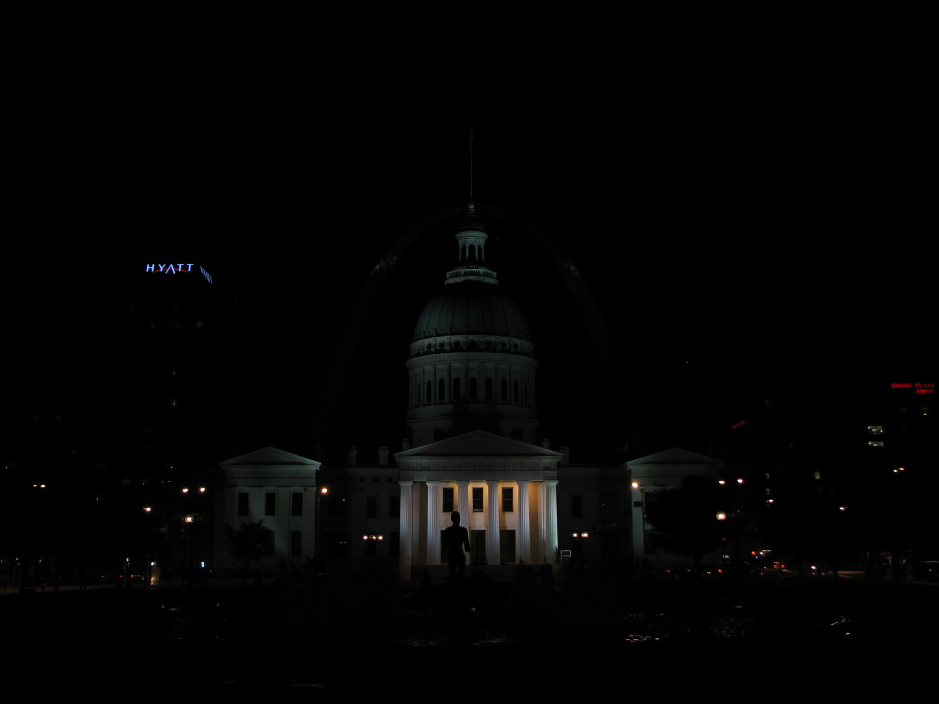
#> input picture Lesson 10/img_0.033.jpg, 2816 x 2112 px (shown at 1/3 size)
$ jupyter execute 10_HDR_Imaging.ipynb   (shell and % lines are left out)
#> lines starting #> are read from the running program, lines starting #| are printed output that depends on the picture
[cell 1]
# Import Libraries
import os
import cv2
import numpy as np
import matplotlib.pyplot as plt

from zipfile import ZipFile
from urllib.request import urlretrieve

[cell 2]
def download_and_unzip(url, save_path):
    print(f"Downloading and extracting assests....", end="")

    # Downloading zip file using urllib package.
    urlretrieve(url, save_path)
#> (this line was passed over: the network is not available in this run)

    try:
        # Extracting zip file using the zipfile package.
        with ZipFile(save_path) as z:
            # Extract ZIP file contents in the same directory.
            z.extractall(os.path.split(save_path)[0])

        print("Done")

    except Exception as e:
        print("\nInvalid file.", e)

[cell 3]
URL = r"https://www.dropbox.com/s/qa1hsyxt66pvj02/opencv_bootcamp_assets_NB10.zip?dl=1"

asset_zip_path = os.path.join(os.getcwd(), "opencv_bootcamp_assets_NB10.zip")

# Download if assest ZIP does not exists.
if not os.path.exists(asset_zip_path):
    download_and_unzip(URL, asset_zip_path)

### Step 1: Read Images

[cell 4]
def readImagesAndTimes():
    # list of file names
    filenames = ['img_0.033.jpg', 'img_0.25.jpg', 'img_2.5.jpg', 'img_15.jpg']

    # list of exposure times
    times = np.array([1/30.0, 0.25, 2.5, 25.0], dtype=np.float32)

    # read images
    images = []
    for filename in filenames:
        im = cv2.imread(filename)
#> im is the input picture: shape (2112, 2816, 3); mean B, G, R 3.4, 3.7, 3.7
        im = cv2.cvtColor(im, cv2.COLOR_BGR2RGB)
        images.append(im)

    return images, times

### Step 2: Align Images

[cell 5]
# Read images and exposure times
images, times = readImagesAndTimes()

# Align Images
alignMTB = cv2.createAlignMTB()
alignMTB.process(images, images)

### Step 3: Estimate Camera Response Function

[cell 6]
# find camera response function (CRF)
calibrateDebevec = cv2.createCalibrateDebevec()
responseDebevec = calibrateDebevec.process(images, times)

# plot CRF
x = np.arange(256, dtype=np.uint8)
y = np.squeeze(responseDebevec)

ax = plt.figure(figsize=(30,10))
plt.title('Debevec Inverse Camera Response Function', fontsize=24)
plt.xlabel('Measured Pixel Value', fontsize=22)
plt.ylabel('Calibrated Intensity', fontsize=22)
plt.xlim([0, 260])
plt.grid()
plt.plot(x, y[:,0],'r', x, y[:,1],'g', x, y[:,2],'b')
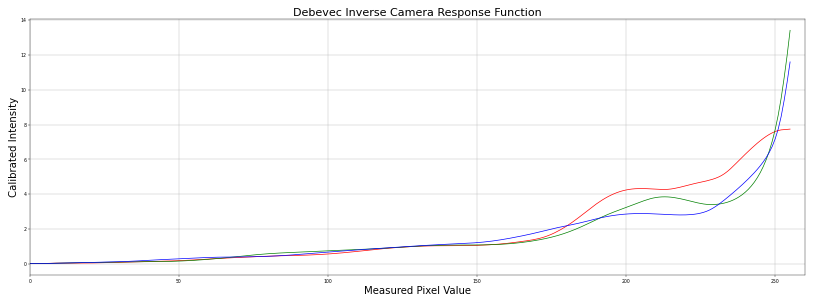
#> figure drawn by matplotlib, 1 panel; curve peaks at x = 255, y = 7.74; curve peaks at x = 255, y = 13.41; curve peaks at x = 255, y = 11.6

### Step 4: Merge Exposure into an HDR Image

[cell 7]
# merge images into HDR linear image
mergeDebevec = cv2.createMergeDebevec()
hdrDebevec = mergeDebevec.process(images, times, responseDebevec)
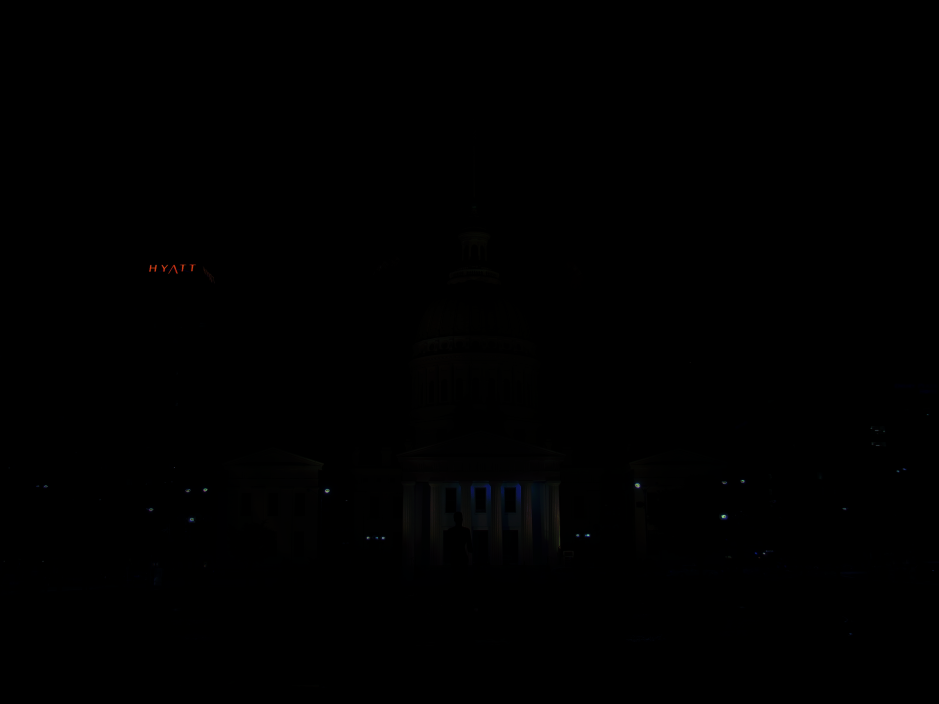
#> hdrDebevec: shape (2112, 2816, 3) float32 (shown at 1/3 size); mean of channels 0, 1, 2 0.7, 0.6, 0.6; drawn with min black and max white

### Step 5: ToneMapping

[cell 8]
# tonemap using Drago's method to obtain 24-bit color image
tonemapDrago = cv2.createTonemapDrago(1.0, 0.7)
ldrDrago = tonemapDrago.process(hdrDebevec)
#> ldrDrago: shape (2112, 2816, 3) float32; 0% of the values are NaN or infinite; the others: min -2.88e-12, max 1, mean 0.0591
ldrDrago = 3 * ldrDrago
#> ldrDrago: shape (2112, 2816, 3) float32; 0% of the values are NaN or infinite; the others: min -8.65e-12, max 3, mean 0.177

plt.figure(figsize=(20,10)); plt.imshow(np.clip(ldrDrago,0,1)); plt.axis('off')
cv2.imwrite('ldr-Drago.jpg', ldrDrago * 255)
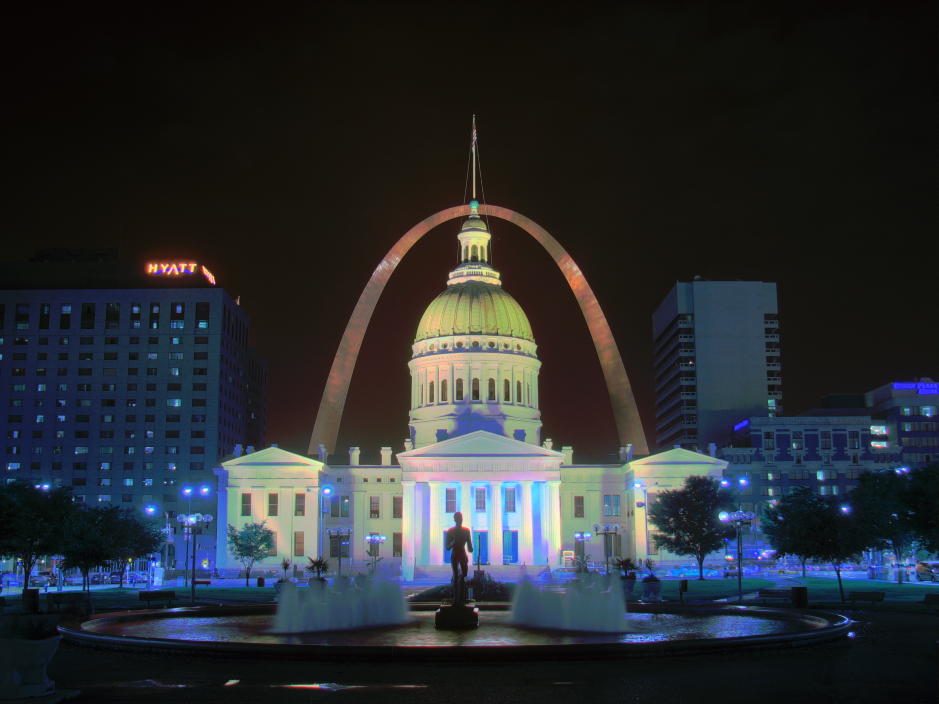
#> saved as ldr-Drago.jpg: shape (2112, 2816, 3) (shown at 1/3 size); mean B, G, R 49.2, 44.9, 41.2
print('saved ldr Drago')

[cell 9]
# tonemap using Mantiuk's method to obtain 24-bit color image
tonemapMantiuk = cv2.createTonemapMantiuk(2.2, 0.85, 1.2)
ldrMantiuk = tonemapMantiuk.process(hdrDebevec)
#> ldrMantiuk: shape (2112, 2816, 3) float32; 0% of the values are NaN or infinite; the others: min 0.00054, max 1, mean 0.0613
ldrMantiuk = 3 * ldrMantiuk
#> ldrMantiuk: shape (2112, 2816, 3) float32; 0% of the values are NaN or infinite; the others: min 0.00162, max 3, mean 0.184

plt.figure(figsize=(20,10)); plt.imshow(np.clip(ldrMantiuk,0,1)); plt.axis('off')
cv2.imwrite('ldr-Mantiuk.jpg', ldrMantiuk * 255)
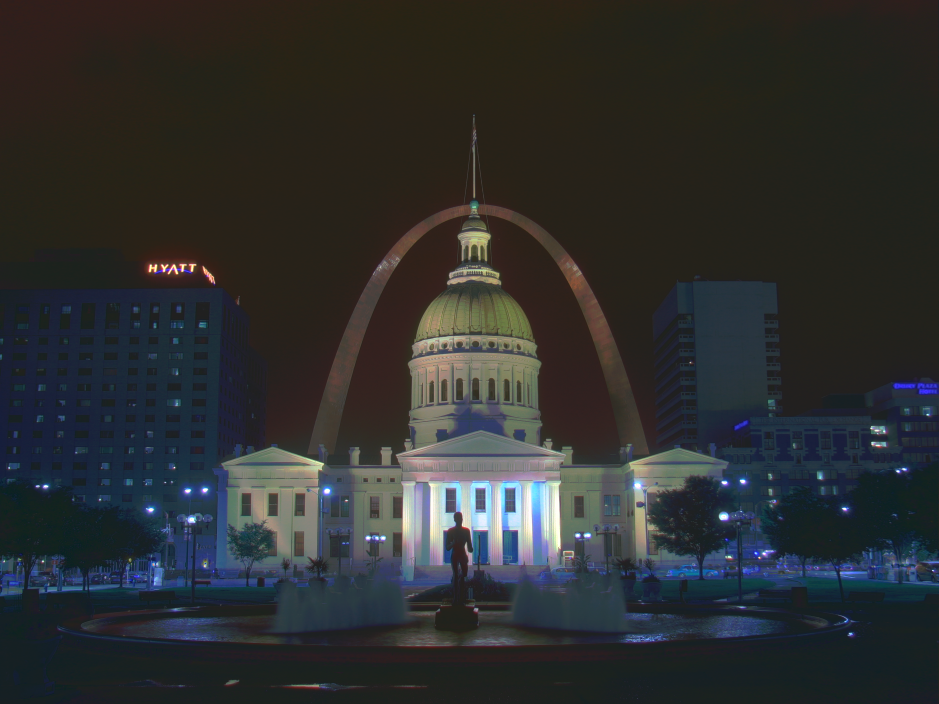
#> saved as ldr-Mantiuk.jpg: shape (2112, 2816, 3) (shown at 1/3 size); mean B, G, R 47.6, 47.3, 45.4
print('saved ldr Mantiuk')
